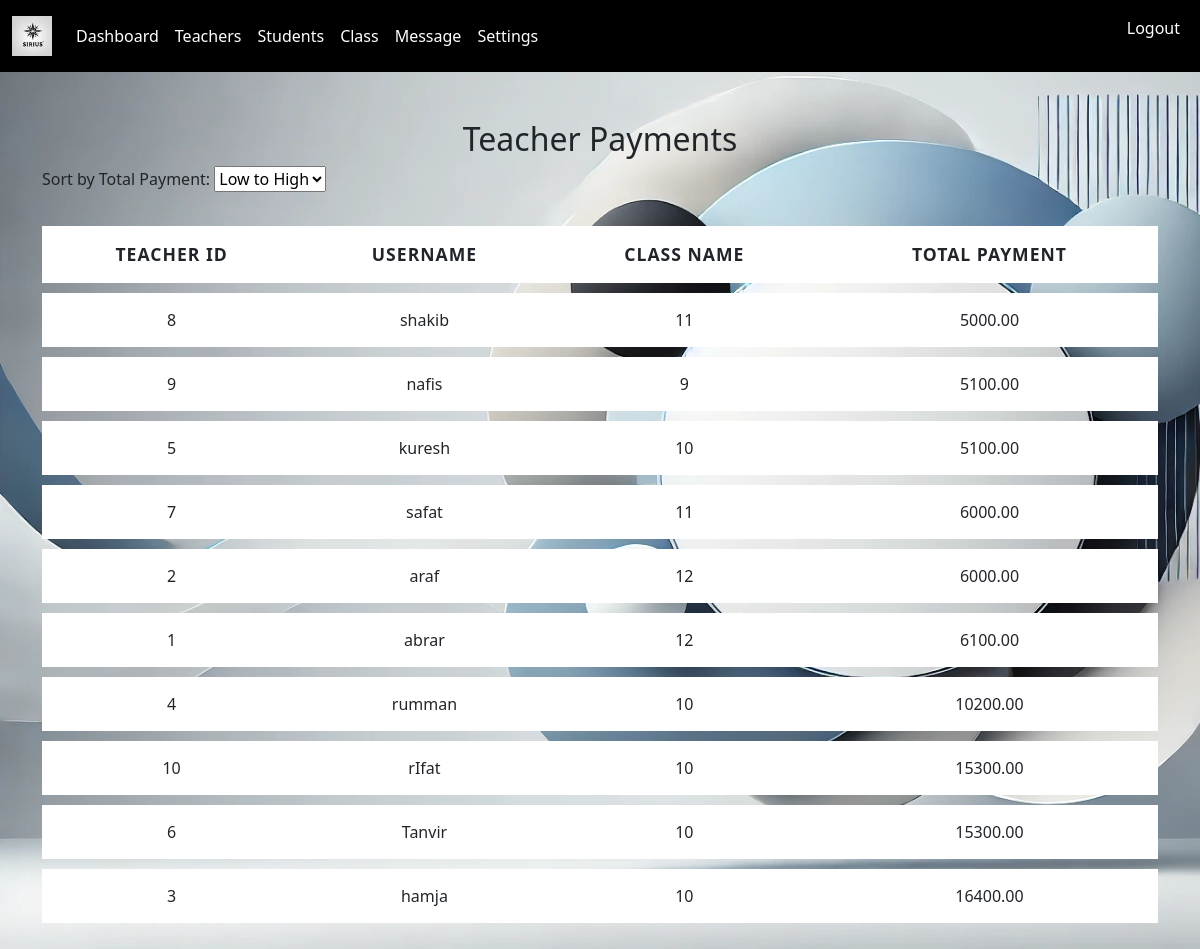
/Sirius/admin/Payment.php (signed in), run on the app's committed database.
### tables this page shows
CREATE TABLE `teacher` (
  `teacher_id` int(11) NOT NULL,
  `username` varchar(50) NOT NULL,
  `password` varchar(255) NOT NULL,
  `f_name` varchar(50) NOT NULL,
  `l_name` varchar(50) NOT NULL,
  `subject_code` int(3) NOT NULL,
  `class_code` varchar(255) DEFAULT NULL,
  `Address` varchar(300) DEFAULT NULL
);

CREATE TABLE `class` (
  `class_name` int(11) NOT NULL,
  `class_code` varchar(255) NOT NULL,
  `Days` varchar(50) DEFAULT NULL,
  `teacher's_Payment` decimal(10,2) DEFAULT NULL,
  `class_time` varchar(16) DEFAULT NULL
);

### Sirius/admin/Payment.php (the view, shortened to what this page needs)
<?php
if (isset($_SESSION['admin_id']) && isset($_SESSION['usert']) && $_SESSION['usert'] == '1') {
    include "../dbConnection.php";
    $order = isset($_GET['sortOrder']) ? $_GET['sortOrder'] : 'ASC';
    $sql = "SELECT
            t.teacher_id,
            t.username,
            c.class_name,
            SUM(c.`teacher's_Payment`) + (COUNT(s.student_id) * 100) AS total_payment
            FROM
            teacher t
            LEFT JOIN
            class c ON t.class_code = c.class_code
            LEFT JOIN
            student s ON c.class_code = s.class_code
            GROUP BY
            t.teacher_id, t.username
            ORDER BY total_payment $order;";
    $stmt = $conct->prepare($sql);
    $stmt->execute();
    $payments = $stmt->fetchAll();
    ?>
    <!DOCTYPE html>
    <html>
    <head>
        <link href="https://cdnjs.cloudflare.com/ajax/libs/bootstrap/5.3.0/css/bootstrap.min.css" rel="stylesheet">
        <link rel="stylesheet" type="text/css" href="..\Css\Front.css">
        <link rel="stylesheet" href="https://cdnjs.cloudflare.com/ajax/libs/font-awesome/4.7.0/css/font-awesome.min.css">
    </head>
    <body class="image_for_teacher">
        <nav class="navbar navbar-expand-lg navbar-light bg-light" id="Front_nav">
            <div class="container-fluid">
                <a class="navbar-brand" href="#">
                    <img src="..\image\icon.webp" width="40">
                </a>
                <div class="collapse navbar-collapse" id="navbarSupportedContent">
                    <ul class="navbar-nav me-auto mb-2 mb-lg-0">
                        <li class="nav-item">
                            <a class="nav-link" aria-current="page" href="index.php">Dashboard</a>
                        </li>
                        <li class="nav-item">
                            <a class="nav-link" aria-current="page" href="teacher.php">Teachers</a>
                        </li>
                        <li class="nav-item">
                            <a class="nav-link" href="#" data-bs-toggle="modal" data-bs-target="#contactModal">Students</a>
                        </li>
                        <li class="nav-item">
                            <a class="nav-link" href="#" data-bs-toggle="modal" data-bs-target="#contactModal">Class</a>
                        </li>
                        <li class="nav-item">
                            <a class="nav-link" href="#" data-bs-toggle="modal" data-bs-target="#contactModal">Message</a>
                        </li>
                        <li class="nav-item">
                            <a class="nav-link" href="#" data-bs-toggle="modal" data-bs-target="#contactModal">Settings</a>
                        </li>
                    </ul>
                    <ul>
                        <li class="navbar-nav me-auto mb-2 mb-lg-0">
                            <a class="nav-link" href="../logout.php">Logout</a>
                        </li>
                    </ul>
                </div>
            </div>
        </nav>
        <div class="container mt-5">
            <h2 class="text-center">Teacher Payments</h2>
            <form method="GET" class="mb-4">
                <label for="sortOrder">Sort by Total Payment:</label>
                <select name="sortOrder" id="sortOrder" onchange="this.form.submit()">
                    <option value="ASC" <?= (isset($_GET['sortOrder']) && $_GET['sortOrder'] == 'ASC') ? 'selected' : '' ?>>
                        Low to High</option>
                </select>
            </form>
            <table class="table table-bordered">
                <thead>
                    <tr>
                        <th>Teacher ID</th>
                        <th>Username</th>
                        <th>Class Name</th>
                        <th>Total Payment</th>
                    </tr>
                </thead>
                <tbody>
                    <?php foreach ($payments as $payment): ?>
                        <tr>
                            <td><?= htmlspecialchars($payment['teacher_id']) ?></td>
                            <td><?= htmlspecialchars($payment['username']) ?></td>
                            <td><?= htmlspecialchars($payment['class_name']) ?></td>
                            <td><?= htmlspecialchars($payment['total_payment']) ?></td>
                        </tr>
                    <?php endforeach; ?>
                </tbody>
            </table>
        </div>
    </body>
    </html>
    <?php
} else {
    header("Location: ../index.php");
    exit();
}
?>

### Sirius/Css/Front.css (style rules this page uses)
.image_for_teacher { background: url(../image/web_back.webp); background-size: cover; background-attachment: fixed; }
#Front_nav { background: rgba(0, 0, 0, 1) !important; }
.nav-link { color: white !important; }
.table { border-collapse: separate; border-spacing: 0 10px; }
.table th, .table td { padding: 15px; vertical-align: middle; text-align: center; border: none; }
.table thead th { font-size: 1.1rem; font-weight: 600; text-transform: uppercase; letter-spacing: 1px; }

### data on the page
teacher: teacher_id "8", username "shakib", class_code.class_name "11", total_payment "5000.00"
teacher: teacher_id "9", username "nafis", class_code.class_name "9", total_payment "5100.00"
teacher: teacher_id "5", username "kuresh", class_code.class_name "10", total_payment "5100.00"
teacher: teacher_id "7", username "safat", class_code.class_name "11", total_payment "6000.00"
teacher: teacher_id "2", username "araf", class_code.class_name "12", total_payment "6000.00"
teacher: teacher_id "1", username "abrar", class_code.class_name "12", total_payment "6100.00"
teacher: teacher_id "4", username "rumman", class_code.class_name "10", total_payment "10200.00"
teacher: teacher_id "10", username "rIfat", class_code.class_name "10", total_payment "15300.00"
teacher: teacher_id "6", username "Tanvir", class_code.class_name "10", total_payment "15300.00"
teacher: teacher_id "3", username "hamja", class_code.class_name "10", total_payment "16400.00"
